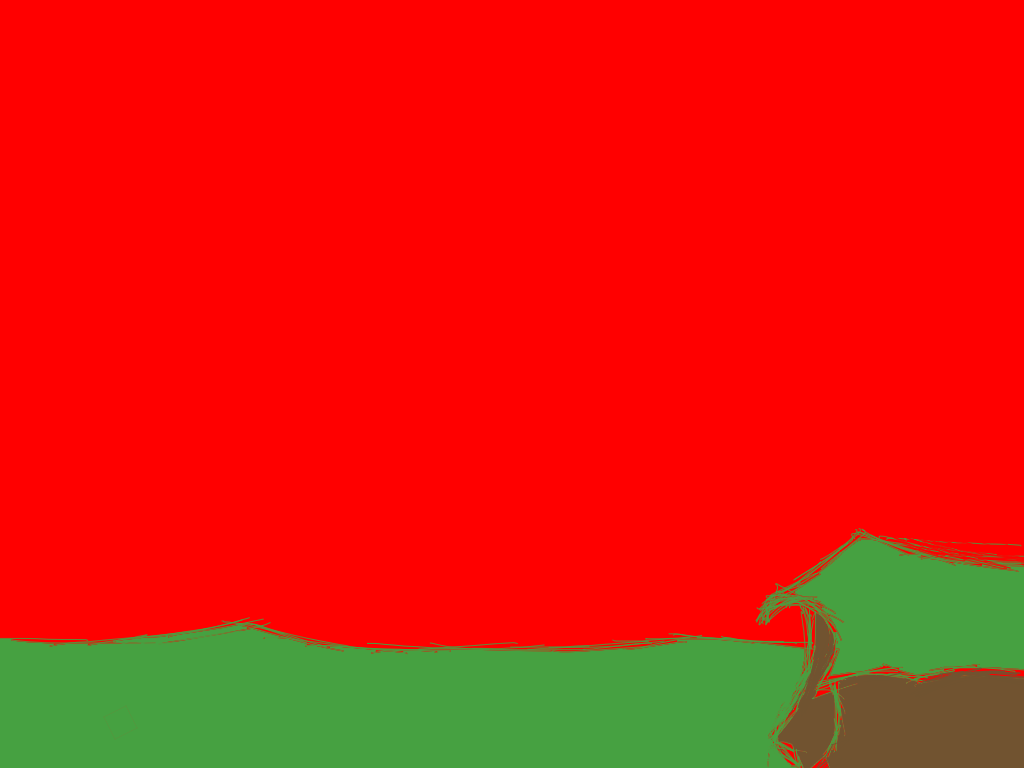

Rendered tile map (Tiled .tmx) drawn with the repository's tilesets; below, a short description and the map source with its tile grids summarised:
An orthogonal 1x1 tile map with 1024x768 px tiles, 1 tile layer (块层 1).

<map version="1.0" orientation="orthogonal" renderorder="right-down" width="1" height="1" tilewidth="1024" tileheight="768" nextobjectid="1">
 <tileset firstgid="1" name="s_1" tilewidth="1024" tileheight="768">
  <image source="map_01_c.png" width="1024" height="768" />
 </tileset>
 <layer name="块层 1" width="1" height="1">
  <data>[1 cells, 1 non-empty, 1 distinct tile ids]</data>
 </layer>
</map>
